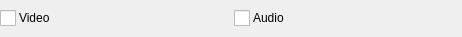
<?xml version="1.0" encoding="UTF-8"?>
<ui version="4.0">
 <class>VideoSessionControlsWidget</class>
 <widget class="QWidget" name="VideoSessionControlsWidget">
  <property name="geometry">
   <rect>
    <x>0</x>
    <y>0</y>
    <width>462</width>
    <height>37</height>
   </rect>
  </property>
  <property name="windowTitle">
   <string>VideoSessionControlsWidget</string>
  </property>
  <property name="styleSheet">
   <string>QWidget#VideoSessionControls {
	background-color: rgb(255, 255, 255);
	color: rgb(0,0,0);
}

QCheckBox {
	spacing: 3px;
}

QCheckBox::indicator {
	width: 16px;
	height: 16px;
}

QCheckBox::indicator:checked {
	image: url(:images/iconGreen.png);
}

QCheckBox::indicator:unchecked {
	image: url(:images/iconRed.png);
}</string>
  </property>
  <layout class="QHBoxLayout" name="horizontalLayout_2">
   <property name="margin">
    <number>0</number>
   </property>
   <item>
    <layout class="QHBoxLayout" name="horizontalLayout">
     <item>
      <widget class="QCheckBox" name="videoCheckBox">
       <property name="text">
        <string>Video</string>
       </property>
       <property name="checked">
        <bool>false</bool>
       </property>
      </widget>
     </item>
     <item>
      <widget class="QCheckBox" name="audioCheckBox">
       <property name="text">
        <string>Audio</string>
       </property>
      </widget>
     </item>
    </layout>
   </item>
  </layout>
 </widget>
 <resources/>
 <connections/>
</ui>
